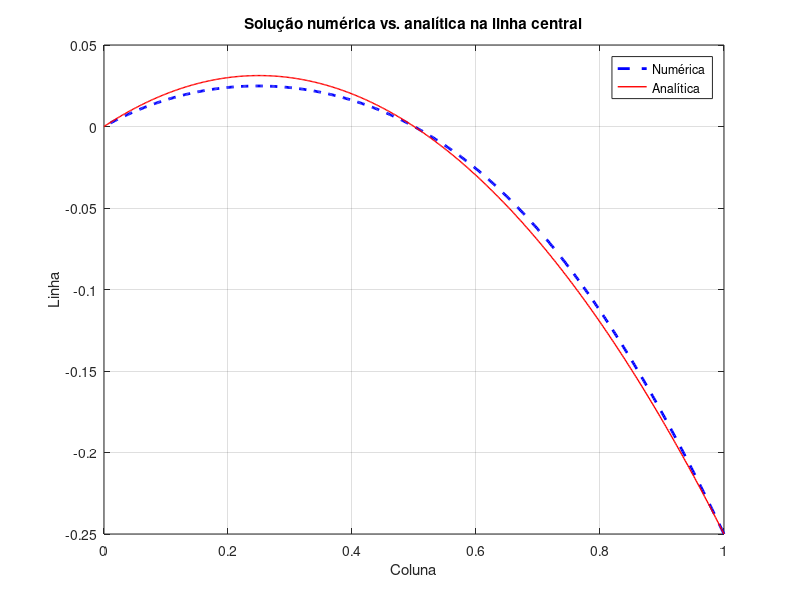

Recreate this plot in MATLAB.
clc; clear; close all;

dados = load('dat/l_central.dat');
x = dados(:, 1);
y = dados(:, 2);

% Função analítica
f = @(xCoord, yCoord) yCoord .* (xCoord.^2 - xCoord .* yCoord);

figure;

% Solução numérica (x, y)
plot(x, y, 'b--', 'LineWidth', 2);
hold on;

% Solução analítica em (nX / 2) + 1
plot(x, f(0.5, x), 'r-', 'LineWidth', 1);

xlabel("Coluna");
ylabel("Linha");
title("Solução numérica vs. analítica na linha central");
grid on;

% Legenda para identificar cada curva
legend("Numérica", "Analítica", 'Location', 'best');

% Salva a figura em arquivo
saveas(gcf, "img/l_central.png");